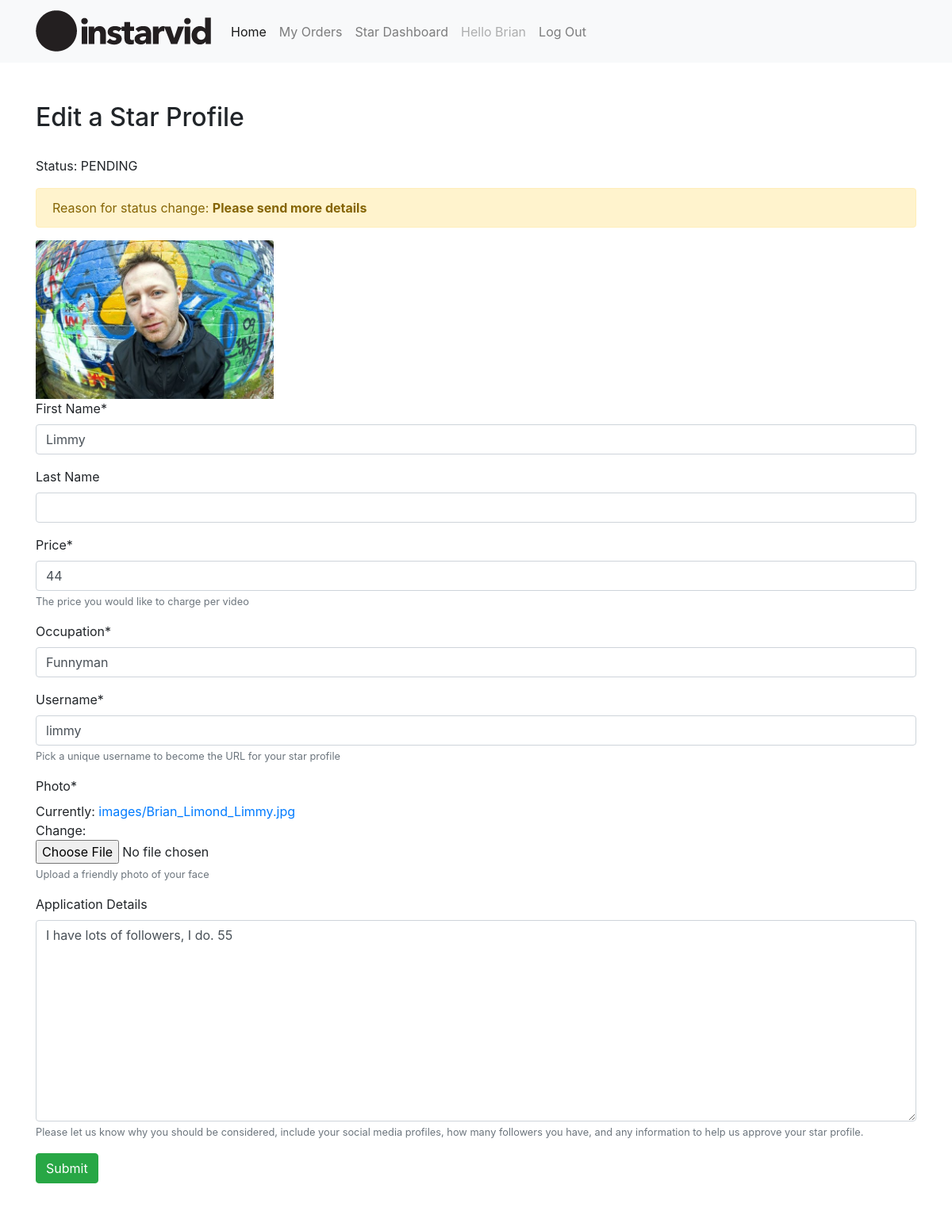
The page /staredit/5 (signed in) on the database its author committed.
### stars/models.py (models this page shows, shortened)
class Star(models.Model):
    firstname = models.CharField(max_length=32)
    lastname = models.CharField(max_length=32, blank=True)
    price = models.IntegerField()
    occupation = models.CharField(max_length=32)
    owner = models.ForeignKey(User, null=True, blank=True,
                              on_delete=models.SET_NULL, related_name="owned_by")
    username = models.CharField(max_length=32)
    cover = models.ImageField(upload_to='images/')
    application_letter = models.TextField(blank=True)
    STATUS_CHOICES = [
        ('APPROVED', 'Approved'),
        ('RETURNED', 'Returned with request for further details'),
        ('RESUBMITTED', 'Resubmitted'),
        ('SUSPENDED', 'Suspended'),
        ('RESUB_SUSPENDED', 'Resubmitted after being suspended'),
        ('DECLINED', 'Declined'),
        ('RESUB_DECLINED', 'Resubmitted after being declined'),
        ('PENDING', 'Pending'),
    ]
    status = models.CharField(
        max_length=32,
        choices=STATUS_CHOICES,
        default='PENDING',
    )
    reason_for_status_change = models.TextField(blank=True)

### stars/views.py (the view, shortened to what this page needs)
# urls.py: path("staredit/<int:pk>", views.staredit, name="staredit"),
def staredit(request, pk):
    instance = get_object_or_404(Star, pk=pk)
    form = StarForm(request.POST or None, instance=instance)
    if request.method == "GET":
        if (instance.owner.id != request.user.id) and not (request.user.is_superuser):
            return HttpResponse("You can only change profiles of stars you own.")
        context = {
            "star": Star.objects.get(pk=pk),
            "form": form,
            "message": "",
            "reason_for_status_change": instance.reason_for_status_change,
            "status": instance.status,
        }
        return render(request, "stars/edit.html", context)

### stars/views.py
class StarForm(forms.ModelForm):
    class Meta:
        model = Star
        fields = ["firstname", "lastname", "price", "occupation",
                  "username", "cover", "application_letter"]
        labels = {
            'firstname': _('First Name'),
            'lastname': _('Last Name'),
            'cover': _('Photo'),
            'application_letter': _('Application Details'),
            'reason_for_status_change': _('Reason for status change')
        }
        help_texts = {
            'price': _('The price you would like to charge per video'),
            'username': _('Pick a unique username to become the URL for your star profile'),
            'cover': _('Upload a friendly photo of your face'),
            'application_letter': _('Please let us know why you should be considered, include your social media profiles, how many followers you have, and any information to help us approve your star profile.')
        }

### stars/templates/stars/edit.html (shortened to what this page needs)
{% extends "stars/layout.html" %}
{% load crispy_forms_tags %}
{% block body %}
<h2>Edit a Star Profile</h2>
<p>Status: {{status}}</p>
{% if reason_for_status_change %}
<div class="alert alert-warning" role="alert">
  Reason for status change: <b>{{reason_for_status_change}}</b>
</div>
{% endif %}
<img src="{{ star.cover.url }}" class="card-img-top"  style="max-height: 500px;max-width:300px;" alt="{{ star.firstname }} {{ star.lastname }}">
<form action="{% url 'staredit' pk=form.instance.pk %}" method="post" enctype="multipart/form-data">
    {{ form|crispy }}
    <input type="submit" value="Submit" class="btn btn-success">
</form>
{% endblock %}

### stars/templates/stars/layout.html (shortened to what this page needs)
{% load static %}
<!DOCTYPE html>
<html lang="en">
    <head>
        <link rel="stylesheet" href="https://cdn.jsdelivr.net/npm/bootstrap@4.5.3/dist/css/bootstrap.min.css">
        <link rel="stylesheet" href="{% static 'css/styley.css' %}" />
    </head>
    <body>
      <nav class="navbar navbar-expand-lg navbar-light bg-light" {% if user.is_staff %}style="background-color:hotpink!important"{% endif %}>
        <div class="container">
        <a class="navbar-brand" href="/stars"><img src="{% static '/logo.png' %}" alt="Instarvid Logo"></a>
        <div class="collapse navbar-collapse" id="navbarNav">
          <ul class="navbar-nav">
            <li class="nav-item active">
              <a class="nav-link" href="/">Home <span class="sr-only">(current)</span></a>
            </li>
            {% if user.is_authenticated %}
                <li class="nav-item"><a class="nav-link" href="{% url 'orders' %}">My Orders</a></li>
                        <li class="nav-time"><a class="nav-link" href="{% url 'stardashboard' %}">Star Dashboard</a></li>
                <li class="nav-item"><a class="nav-link disabled">Hello {{ user.username }}</a></li>
                <li class="nav-item"><a class="nav-link" href="{% url 'logout' %}">Log Out</a></li>
            {% else %}
                <li class="nav-item"><a class="nav-link" href="{% url 'login' %}">Log In</a></li>
                <li class="nav-item"><a class="nav-link" href="{% url 'signup' %}">Sign Up</a></li>
            {% endif %}
          </ul>
        </div>
      </div>
      </nav>
      <div class="container">
        {% block body %}
        {% endblock %}
        <div class="clearfix" style="height:50px"></div>
      </div>
    </body>
</html>

### stars/static/css/styley.css (style rules this page uses)
.navbar { margin-bottom: 40px; }
.photo img, .card-img-top { object-fit: cover; height: 100%; }
h2 { margin: 50px 0 30px 0; }

### rows shown on the page
Star: status "PENDING", reason_for_status_change "Please send more details", cover (picture), firstname "Limmy", price "44", occupation "Funnyman", username "limmy", application_letter "I have lots of followers, I do. 55"

### other values the page prints
{{ user.username }} "Brian"
